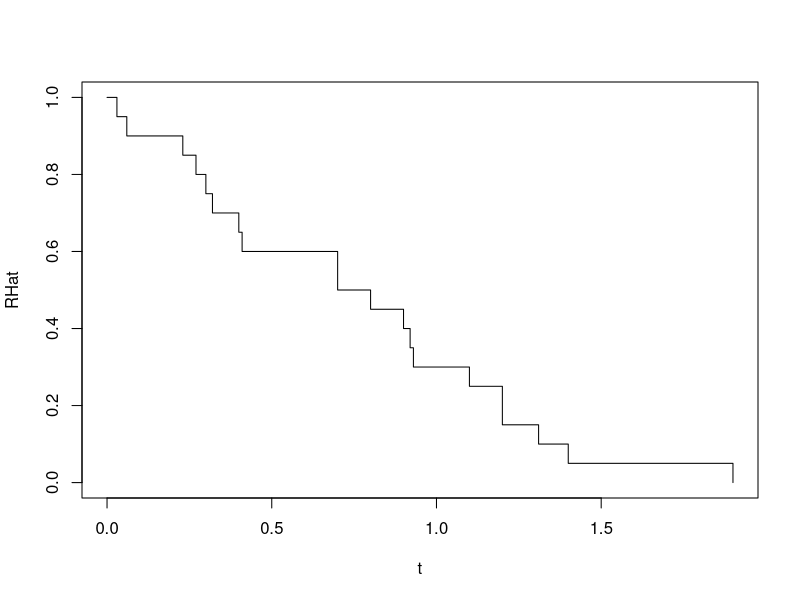

This figure's R source:
data=c(0.06,0.8,0.3,0.03,1.2,0.7,0.92,0.41,0.23,0.32,1.1,1.9,0.4,1.31,1.2,0.7,1.4,0.9,0.93,0.27)
data=sort(data)

t=c(0,unique(data))
RHat=rep(0, length(t))

for(i in 1:length(RHat)){
  RHat[i]=sum(data>t[i])/length(data)
}

plot(t,RHat, type = "s")

RHat*20
